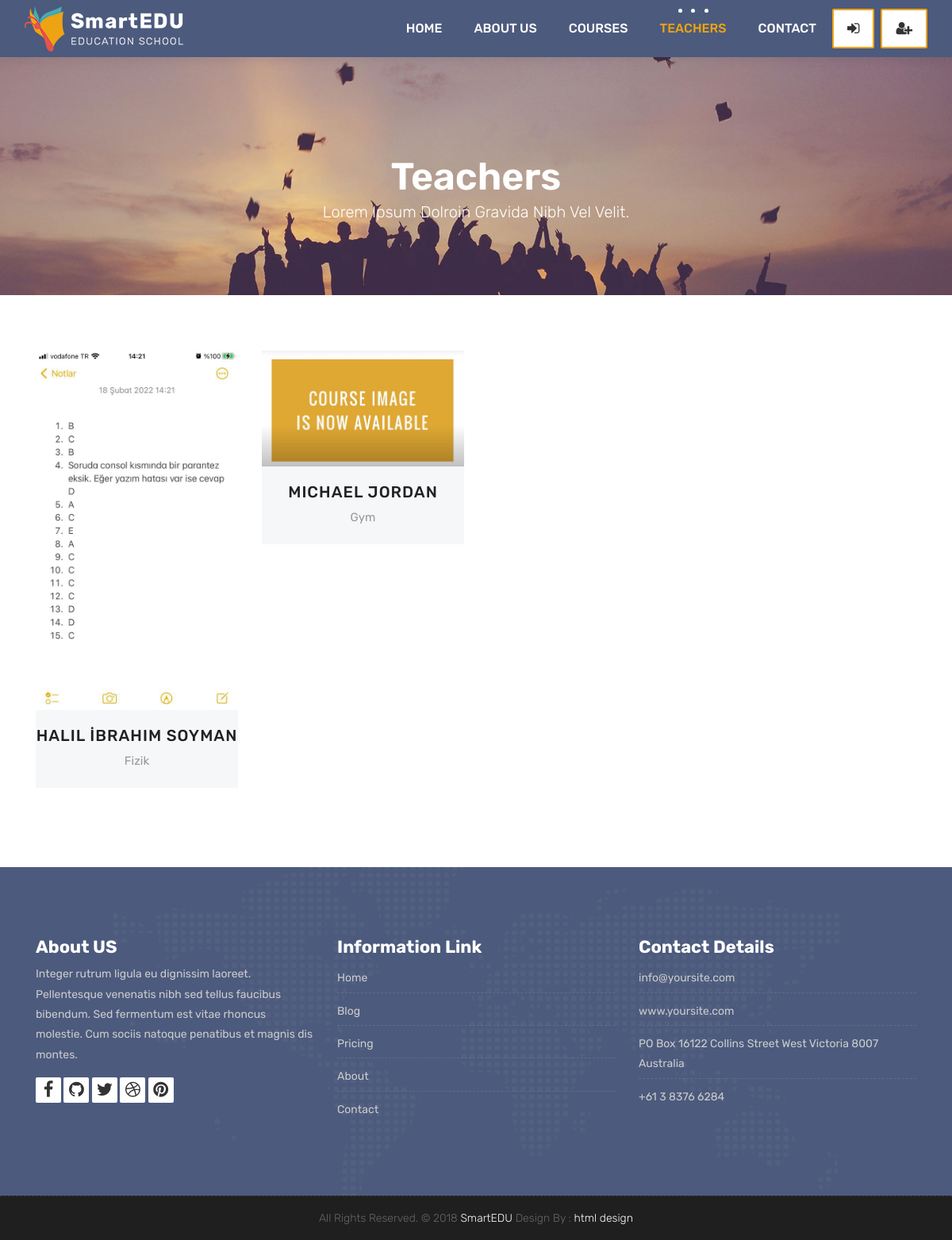
Screenshot of /teachers/ with the database file from the repository.
### teachers/models.py (models this page shows, shortened)
class Teacher(models.Model):
    name = models.CharField(max_length=50)
    title = models.CharField(max_length=50)
    description = models.TextField(blank=True)
    image = models.ImageField(upload_to= "media/%Y %m %d/")
    facebook = models.URLField(max_length=100, blank=True)
    twitter = models.URLField(max_length=100, blank=True)
    linkedin = models.URLField(max_length=100, blank=True)
    youtube = models.URLField(max_length=100, blank=True)

### teachers/views.py (the view)
# urls.py: path('', TeacherListView.as_view(), name = "teachers"),
class TeacherListView(ListView):
    model = Teacher
    template_name = 'teachers.html'
    context_object_name = 'teachers'

### templates/teachers.html (shortened to what this page needs)
{% extends 'partials/_base.html' %}
{% load static %}
{% block content %}
	<div class="all-title-box">
		<div class="container text-center">
			<h1>Teachers<span class="m_1">Lorem Ipsum dolroin gravida nibh vel velit.</span></h1>
		</div>
	</div>
	<div id="teachers" class="section wb">
        <div class="container">
            <div class="row">
				{% for teacher in teachers %}
				<div class="col-lg-3 col-md-6 col-12">
					<div class="our-team">
						<div class="team-img">
							<img src="{{teacher.image.url}}">
						</div>
						<div class="team-content">
							<h3 class="title"><a href="{% url 'teacher_detail' teacher.pk %}">{{teacher.name}}</a></h3>
							<span class="post">{{teacher.title}}</span>
						</div>
					</div>
				</div>
				{% endfor %}
            </div>
        </div>
    </div>
{% endblock %}

### static/style.css (style rules this page uses)
body { color: #333333; font-size: 14px; font-family: 'Rubik', sans-serif; line-height: 1.80857; }
html, body { height: 100%; }
a { color: #1f1f1f; text-decoration: none !important; outline: none !important; -webkit-transition: all .3s ease-in-out; -moz-transition: all .3s ease-in-out; -ms-transition: all .3s ease-in-out; -o-transition: all .3s ease-in-out; transition: all .3s ease-in-out; }
h1, h2, h3, h4, h5, h6 { letter-spacing: 0; font-weight: normal; position: relative; padding: 0 0 10px 0; font-weight: normal; line-height: 120% !important; color: #1f1f1f; margin: 0 }
h1 { font-size: 24px }
h3 { font-size: 18px }
h1 a, h2 a, h3 a, h4 a, h5 a, h6 a { color: #212121; text-decoration: none!important; opacity: 1 }
a { color: #1f1f1f; text-decoration: none; outline: none; }
a, .btn { text-decoration: none !important; outline: none !important; -webkit-transition: all .3s ease-in-out; -moz-transition: all .3s ease-in-out; -ms-transition: all .3s ease-in-out; -o-transition: all .3s ease-in-out; transition: all .3s ease-in-out; }
.section { display: block; position: relative; overflow: hidden; padding: 70px 0; }
.section.wb { background-color: #ffffff; }
.all-title-box { background: url(images/banner.jpg)no-repeat; -webkit-background-size: cover; -moz-background-size: cover; -o-background-size: cover; background-size: cover; background-position: center; min-height: 300px; }
.all-title-box h1 { color: #fff; font-weight: 600; text-transform: capitalize; padding-top: 11%; font-size: 48px; line-height: 0px; }
span.m_1 { font-weight: 300; font-size: 20px; line-height: 1.5em; display: block; }
.our-team { text-align: center; margin-bottom: 30px; }
.our-team .team-img { overflow: hidden; position: relative; }
.our-team .team-img img { width: 100%; height: auto; }
.our-team .team-content { padding: 20px 0; background: #f5f7f8; color: #54478a; }
.our-team .title { display: block; font-size: 20px; font-weight: 500; letter-spacing: 1px; text-transform: uppercase; margin: 0 0 7px 0; padding: 0px; }
.our-team .post { display: block; font-size: 15px; color: #999; }

### rows the page displays
Teacher: image (picture), name "HALIL İBRAHIM SOYMAN", title "Fizik"
Teacher: image (picture), name "MICHAEL JORDAN", title "Gym"
